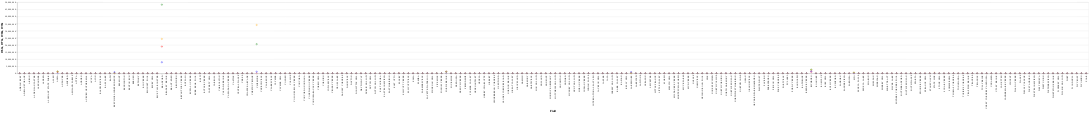

The notebook cell this image was saved under:
### Markdown cell above
####Let's represent the pivot table in a scatter plot.

### Code cell
First = Chart(Field_pivot).mark_point(color = 'red').encode(x='Field',
                              y='1960s' ).interactive()
                        
Second = Chart(Field_pivot).mark_point(color = 'green').encode(x='Field',
                              y='1970s').interactive()
 
Third = Chart(Field_pivot).mark_point(color = 'orange').encode(x='Field',
                              y='1980s').interactive()
 
Fourth = Chart(Field_pivot).mark_point(color = 'blue').encode(x='Field',
                              y='1990s').interactive()
First + Second + Third + Fourth

### Figure 1 — Vega-Lite specification as saved in the notebook (floating-point values rounded to 4 significant figures; data arrays with more than 128 entries replaced by an {"elided": "..."} marker saying what was removed)
{"config": {"view": {"continuousWidth": 400, "continuousHeight": 300}}, "layer": [{"mark": {"type": "point", "color": "red"}, "encoding": {"x": {"field": "Field", "type": "nominal"}, "y": {"field": "1960s", "type": "quantitative"}}, "selection": {"selector005": {"type": "interval", "bind": "scales", "encodings": ["x", "y"]}}}, {"mark": {"type": "point", "color": "green"}, "encoding": {"x": {"field": "Field", "type": "nominal"}, "y": {"field": "1970s", "type": "quantitative"}}, "selection": {"selector006": {"type": "interval", "bind": "scales", "encodings": ["x", "y"]}}}, {"mark": {"type": "point", "color": "orange"}, "encoding": {"x": {"field": "Field", "type": "nominal"}, "y": {"field": "1980s", "type": "quantitative"}}, "selection": {"selector007": {"type": "interval", "bind": "scales", "encodings": ["x", "y"]}}}, {"mark": {"type": "point", "color": "blue"}, "encoding": {"x": {"field": "Field", "type": "nominal"}, "y": {"field": "1990s", "type": "quantitative"}}, "selection": {"selector008": {"type": "interval", "bind": "scales", "encodings": ["x", "y"]}}}], "data": {"name": "data-32a6c9db559c30a33d169e6a0109a03f"}, "$schema": "https://vega.github.io/schema/vega-lite/v4.17.0.json", "datasets": {"data-32a6c9db559c30a33d169e6a0109a03f": {"elided": "226 records"}}}
